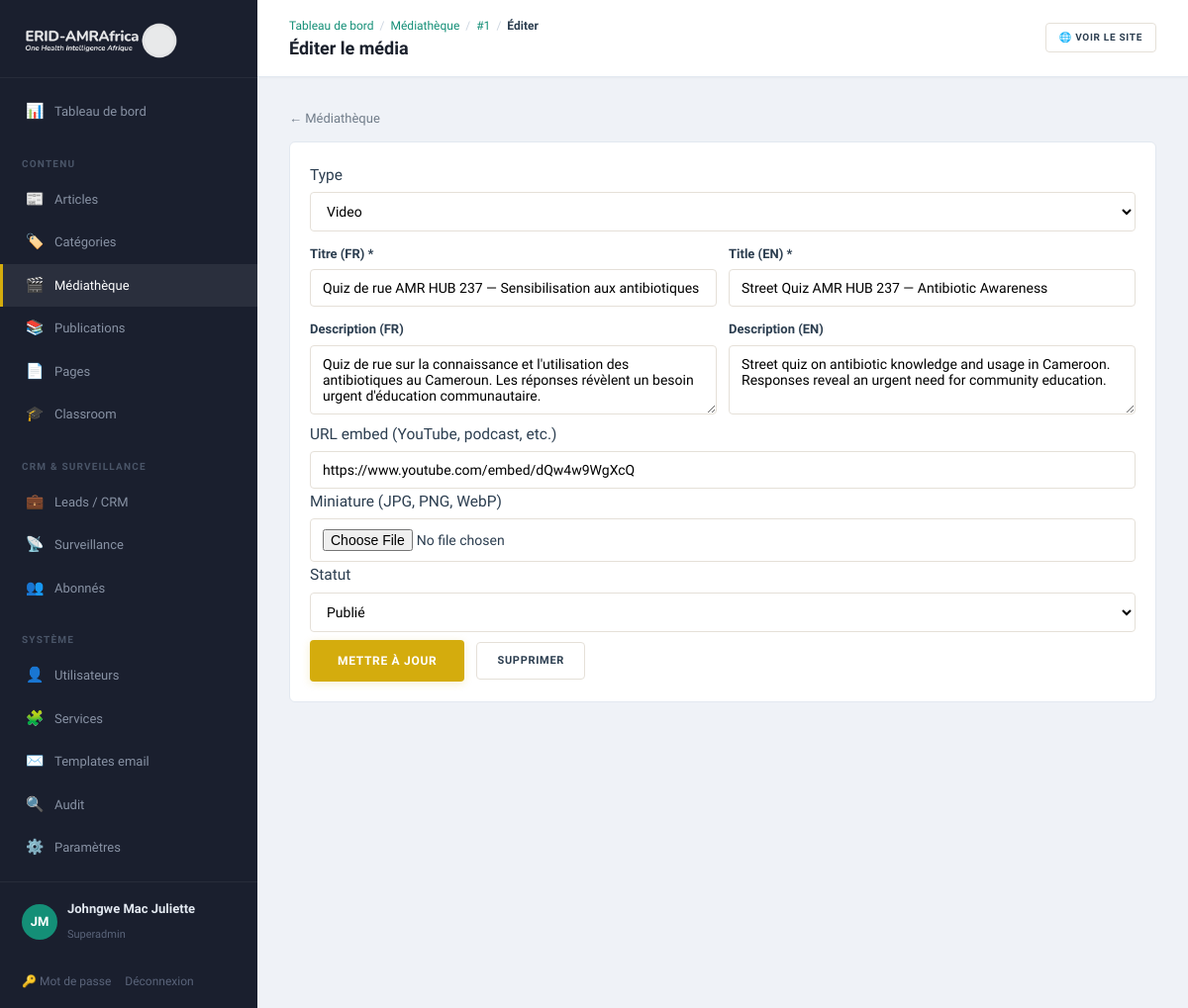
Screenshot of /admin/media/1/edit (signed in) with the database file from the repository.
### tables this page shows
CREATE TABLE media_items (
    id              INT UNSIGNED AUTO_INCREMENT PRIMARY KEY,
    type            ENUM('video','comic','podcast','image') NOT NULL,
    sub_type        VARCHAR(40)     NULL,
    title_fr        VARCHAR(255)    NOT NULL,
    title_en        VARCHAR(255)    NOT NULL,
    description_fr  TEXT            NULL,
    description_en  TEXT            NULL,
    embed_url       VARCHAR(500)    NULL,             
    thumbnail       VARCHAR(255)    NULL,
    status          ENUM('draft','published') NOT NULL DEFAULT 'published',
    created_at      DATETIME        NOT NULL DEFAULT CURRENT_TIMESTAMP
);

### app/Core/View.php (called while the page is built, shortened)
<?php
final class View
{
    public static function render(string $template, array $data = [], string $layout = 'public'): void
    {
        $root = Config::get('root');
        extract($data, EXTR_SKIP);
        require $root . '/app/Views/' . $template . '.php';
    }
    public static function e(?string $s): string
    {
        return htmlspecialchars((string) $s, ENT_QUOTES, 'UTF-8');
    }
}

### app/Core/Controller.php (called while the page is built, shortened)
<?php
abstract class Controller
{
    protected function view(string $template, array $data = [], string $layout = 'public'): void
    {
        View::render($template, $data, $layout);
    }
}

### app/Controllers/Admin/MediaController.php (called while the page is built, shortened)
<?php
final class MediaController extends Controller
{
    public function edit(string $id): void
    {
        $item = Database::one('SELECT * FROM media_items WHERE id = ?', [(int) $id]);
        $this->view('admin/media_form', ['title' => 'Éditer le média', 'item' => $item], 'admin');
    }
}

### public/index.php (called while the page is built, shortened)
<?php
spl_autoload_register(function (string $class): void {
    $path = APP_ROOT . '/app/' . str_replace('\\', '/', substr($class, 4)) . '.php';
});
$router = new Router();
$router->dispatch($_SERVER['REQUEST_METHOD'], $_SERVER['REQUEST_URI']);

### app/Core/Config.php (called while the page is built, shortened)
<?php
final class Config
{
    private static array $data = [];
    public static function load(string $root): void
    {
        $env = [];
        self::$data = [
            'app' => [
                'name'   => $env['APP_NAME']   ?? 'ERID-AMRAfrica',
                'env'    => $env['APP_ENV']    ?? 'production',
                'url'    => $env['APP_URL']    ?? 'http://localhost:8080',
                'locale' => $env['APP_LOCALE'] ?? 'fr',
            ],
            'db' => [
                'host' => $env['DB_HOST'] ?? '127.0.0.1',
                'port' => $env['DB_PORT'] ?? '3306',
                'name' => $env['DB_NAME'] ?? 'erid_amrafrica',
                'user' => $env['DB_USER'] ?? 'root',
                'pass' => $env['DB_PASS'] ?? '',
            ],
            'mail' => [
                'from'      => $env['MAIL_FROM'] ?? 'consulting@erid-amrafrica.org',
                'from_name' => $env['MAIL_FROM_NAME'] ?? 'ERID-AMRAfrica',
            ],
            'root' => $root,
        ];
    }
    public static function get(string $key): mixed
    {
        return self::$data[$key] ?? null;
    }
}

### app/Core/Database.php (called while the page is built, shortened)
<?php
final class Database
{
    private static ?PDO $pdo = null;
    public static function pdo(): PDO
    {
        if (self::$pdo === null) {
            $cfg = Config::get('db');
            $dsn = sprintf(
                'mysql:host=%s;port=%s;dbname=%s;charset=utf8mb4',
                $cfg['host'], $cfg['port'], $cfg['name']
            );
            try {
                self::$pdo = new PDO($dsn, $cfg['user'], $cfg['pass'], [
                    PDO::ATTR_ERRMODE            => PDO::ERRMODE_EXCEPTION,
                    PDO::ATTR_DEFAULT_FETCH_MODE => PDO::FETCH_ASSOC,
                    PDO::ATTR_EMULATE_PREPARES   => false,
                    PDO::MYSQL_ATTR_INIT_COMMAND => "SET NAMES utf8mb4 COLLATE utf8mb4_unicode_ci",
                ]);
            } catch (PDOException $e) {
                http_response_code(500);
                exit('Database connection failed.');
            }
        }
        return self::$pdo;
    }
    public static function one(string $sql, array $params = []): ?array
    {
        $stmt = self::pdo()->prepare($sql);
        $stmt->execute($params);
        $row = $stmt->fetch();
        return $row ?: null;
    }
}

### app/Core/Csrf.php (called while the page is built, shortened)
<?php
final class Csrf
{
    public static function token(): string
    {
        return $_SESSION['csrf'];
    }
}

### app/Views/admin/media_form.php (the view, shortened to what this page needs)
<?php
$e = fn($s) => View::e($s);
$m = $item ?? null;
?>
<a class="back" href="/admin/media">← Médiathèque</a>
<div class="panel">
  <form method="post" action="<?= $m ? '/admin/media/'.(int)$m['id'] : '/admin/media' ?>" enctype="multipart/form-data">
    <label>Type
      <select name="type">
        <?php foreach (['video','comic','podcast','image'] as $t): ?>
          <option value="<?= $t ?>" <?= ($m && $m['type'] === $t) ? 'selected' : '' ?>><?= ucfirst($t) ?></option>
        <?php endforeach; ?>
      </select>
    </label>
    <div class="form-grid">
      <label>Titre (FR) *<input type="text" name="title_fr" required value="<?= $e($m['title_fr'] ?? '') ?>"></label>
      <label>Title (EN) *<input type="text" name="title_en" required value="<?= $e($m['title_en'] ?? '') ?>"></label>
    </div>
    <div class="form-grid">
      <label>Description (FR)<textarea name="description_fr" rows="3"><?= $e($m['description_fr'] ?? '') ?></textarea></label>
      <label>Description (EN)<textarea name="description_en" rows="3"><?= $e($m['description_en'] ?? '') ?></textarea></label>
    </div>
    <label>URL embed (YouTube, podcast, etc.)
      <input type="url" name="embed_url" value="<?= $e($m['embed_url'] ?? '') ?>" placeholder="https://www.youtube.com/embed/...">
    </label>
    <label>Miniature (JPG, PNG, WebP)
      <input type="file" name="thumbnail" accept="image/jpeg,image/png,image/webp">
    </label>
    <label>Statut
      <select name="status">
        <option value="published" <?= ($m && $m['status'] === 'published') ? 'selected' : '' ?>>Publié</option>
      </select>
    </label>
    <div style="display:flex;gap:12px;align-items:center;margin-top:8px">
      <button class="btn btn-gold lg" type="submit"><?= $m ? 'Mettre à jour' : 'Enregistrer' ?></button>
      <?php if ($m): ?>
        <a href="/admin/media/<?= (int)$m['id'] ?>/delete" class="btn btn-ghost"
           onclick="event.preventDefault();if(confirm('Supprimer ce m\u00e9dia ?')){const f=document.createElement('form');f.method='POST';f.action=this.href;const t=document.createElement('input');t.type='hidden';t.name='_csrf';t.value='<?= $e(\App\Core\Csrf::token()) ?>';f.appendChild(t);document.body.appendChild(f);f.submit();}">Supprimer</a>
      <?php endif; ?>
    </div>
  </form>
</div>

### app/Core/Router.php (shortened to what this page needs)
<?php
final class Router
{
    private array $routes = ['GET' => [], 'POST' => []];
    public function get(string $path, callable|array $handler): void
    {
        $this->routes['GET'][$this->normalize($path)] = $handler;
    }
    public function post(string $path, callable|array $handler): void
    {
        $this->routes['POST'][$this->normalize($path)] = $handler;
    }
    private function normalize(string $path): string
    {
        return '/' . trim($path, '/');
    }
    public function dispatch(string $method, string $uri): void
    {
        $path = $this->normalize(parse_url($uri, PHP_URL_PATH) ?: '/');
        foreach ($this->routes[$method] ?? [] as $route => $handler) {
            $pattern = '#^' . preg_replace('#\{[a-zA-Z_]+\}#', '([^/]+)', $route) . '$#';
            if (preg_match($pattern, $path, $m)) {
                array_shift($m);
                $this->invoke($handler, $m);
                return;
            }
        }
    }
    private function invoke(callable|array $handler, array $args): void
    {
        if (is_array($handler)) {
            [$class, $method] = $handler;
            (new $class())->{$method}(...$args);
            return;
        }
    }
}

### public/assets/css/app.css (style rules this page uses)
:root { --navy:#1B4F72;--navy-d:#154360;--navy-l:#2E86C1; --teal:#148F77;--teal-d:#0E6655;--teal-l:#1ABC9C; --gold:#D4AC0D;--gold-d:#B7950B;--gold-l:#F4D03F; --green:#27AE60;--green-d:#1E8449;--green-l:#58D68D; --burgundy:#78281F;--burgundy-d:#5B1F18; --red:#CB4335;--warm:#F8F4EF; --accent:#148F77; --c-spillover:#1B4F72;--c-amr:#148F77;--c-policy:#D4AC0D;--c-tech:#27AE60; --ink:#2C3E50;--muted:#717D8A;--light:#A6ACAF; --bg:#FCFAF7;--bg-alt:#F4F0EB;--card:#fff;--line:#E5E0D8; --font-d:'Merriweather',Georgia,serif; --font-b:'Source Sans 3','Source Sans Pro',system-ui,sans-serif; --w:1140px; --radius:10px;--radius-sm:6px;--radius-xs:4px; --shadow:0 2px 12px rgba(44,62,80,.05); --shadow-lg:0 8px 28px rgba(44,62,80,.08); --shadow-hover:0 6px 24px rgba(44,62,80,.1); }
*,*::before,*::after { box-sizing:border-box }
html { overflow-x:hidden }
body { margin:0;font-family:var(--font-b);color:var(--ink);background:var(--bg);line-height:1.7;font-size:15.5px;-webkit-font-smoothing:antialiased;overflow-x:hidden }
a { color:var(--ink);text-decoration:none;transition:color .25s }
.btn { display:inline-flex;align-items:center;justify-content:center;gap:6px;padding:10px 20px;font-weight:700;border:none;cursor:pointer;font-size:11px;font-family:var(--font-b);text-transform:uppercase;letter-spacing:.7px;transition:all .25s;line-height:1.4;border-radius:var(--radius-xs);position:relative }
.btn.lg { padding:13px 28px;font-size:12px }
.btn-gold { background:var(--gold);color:#fff;box-shadow:0 2px 8px rgba(212,172,13,.2) }
.btn-ghost { background:#fff;border:1px solid var(--line);color:var(--ink) }
.intake-form label,.form-grid label { display:block;font-weight:600;color:var(--ink);margin:12px 0 0;font-size:13px }
.intake-form input,.intake-form textarea,.intake-form select,.form-grid input,.form-grid textarea,.form-grid select,.panel input,.panel textarea,.panel select { width:100%;padding:10px 12px;border:1px solid var(--line);border-radius:var(--radius-xs);font-family:inherit;font-size:14px;margin-top:4px;background:#fff;transition:border .25s }
.form-grid { display:grid;grid-template-columns:1fr 1fr;gap:12px }
.back { display:inline-flex;align-items:center;gap:5px;margin-bottom:12px;color:var(--muted);font-size:13px;font-weight:500 }
body.admin { display:flex;background:#EFF2F7;font-family:var(--font-b);min-height:100vh }
.panel { background:#fff;border:1px solid #E2E8F0;padding:0;margin-bottom:18px;border-radius:var(--radius-sm);overflow:hidden }
.panel > form,.panel > dl,.panel > div:not(.panel__head):not(.dash-mini-list) { padding:20px }

### rows the page displays
media_items: type "Video", title_fr "Quiz de rue AMR HUB 237 — Sensibilisation aux antibiotiques", title_en "Street Quiz AMR HUB 237 — Antibiotic Awareness", description_fr "Quiz de rue sur la connaissance et l'utilisation des antibiotiques au Cameroun. Les réponses révèlent un besoin urgent d'éducation communautaire.", description_en "Street quiz on antibiotic knowledge and usage in Cameroon. Responses reveal an urgent need for community education.", embed_url "https://www.youtube.com/embed/dQw4w9WgXcQ", status "Publié"

### other values shown
$e($c[0]) "Tableau de bord"
$e($c[0]) "Médiathèque"
$e($c[0]) "#1"
$e($c[0]) "Éditer"
